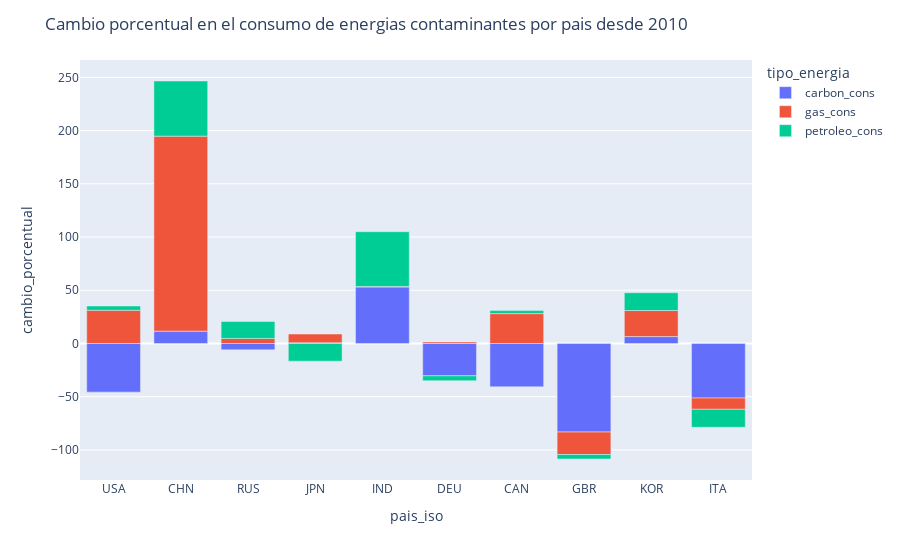

Notebook code for this chart:
### Code cell
# USA reemplazo 45% del consumo de carbon por 35% repartido entre gas y petroleo y 10% en energias renovables
# GBR cerro su ultima planta (bajo tierra) de carbon en 2015 

def pct_plot(data):
    return px.bar(
        data, 
        x='pais_iso', 
        y='cambio_porcentual', 
        color='tipo_energia',
    )
    
fig = pct_plot(data_pct_cons)
fig.update_layout(
    title='Cambio porcentual en el consumo de energias contaminantes por pais desde 2010'
)
fig.write_image('../plots/carbon_petroleo_gas/pct_contaminantes_consumo.png')
fig.show()

### Figure 1 — Plotly figure (JSON) as saved in the notebook; plotly's stock layout.template omitted (floating-point values rounded to 4 significant figures)
{"data": [{"alignmentgroup": "True", "hovertemplate": "tipo_energia=carbon_cons<br>pais_iso=%{x}<br>cambio_porcentual=%{y}<extra></extra>", "legendgroup": "carbon_cons", "marker": {"color": "#636efa", "pattern": {"shape": ""}}, "name": "carbon_cons", "offsetgroup": "carbon_cons", "orientation": "v", "showlegend": true, "textposition": "auto", "type": "bar", "x": ["USA", "CHN", "RUS", "JPN", "IND", "DEU", "CAN", "GBR", "KOR", "ITA"], "xaxis": "x", "y": [-45.69, 11.58, -5.91, 0.73, 53.09, -30.35, -40.7, -83.2, 6.49, -51.25], "yaxis": "y"}, {"alignmentgroup": "True", "hovertemplate": "tipo_energia=gas_cons<br>pais_iso=%{x}<br>cambio_porcentual=%{y}<extra></extra>", "legendgroup": "gas_cons", "marker": {"color": "#EF553B", "pattern": {"shape": ""}}, "name": "gas_cons", "offsetgroup": "gas_cons", "orientation": "v", "showlegend": true, "textposition": "auto", "type": "bar", "x": ["USA", "CHN", "RUS", "JPN", "IND", "DEU", "CAN", "GBR", "KOR", "ITA"], "xaxis": "x", "y": [31.24, 183.2, 4.81, 8.19, 0.49, 1.38, 28.09, -21.13, 24.48, -10.56], "yaxis": "y"}, {"alignmentgroup": "True", "hovertemplate": "tipo_energia=petroleo_cons<br>pais_iso=%{x}<br>cambio_porcentual=%{y}<extra></extra>", "legendgroup": "petroleo_cons", "marker": {"color": "#00cc96", "pattern": {"shape": ""}}, "name": "petroleo_cons", "offsetgroup": "petroleo_cons", "orientation": "v", "showlegend": true, "textposition": "auto", "type": "bar", "x": ["USA", "CHN", "RUS", "JPN", "IND", "DEU", "CAN", "GBR", "KOR", "ITA"], "xaxis": "x", "y": [3.97, 51.79, 15.8, -16.6, 51.46, -4.63, 2.83, -4.18, 16.72, -16.91], "yaxis": "y"}], "layout": {"barmode": "relative", "legend": {"title": {"text": "tipo_energia"}, "tracegroupgap": 0}, "margin": {"t": 60}, "title": {"text": "Cambio porcentual en el consumo de energias contaminantes por pais desde 2010"}, "xaxis": {"anchor": "y", "domain": [0, 1], "title": {"text": "pais_iso"}}, "yaxis": {"anchor": "x", "domain": [0, 1], "title": {"text": "cambio_porcentual"}}}}
